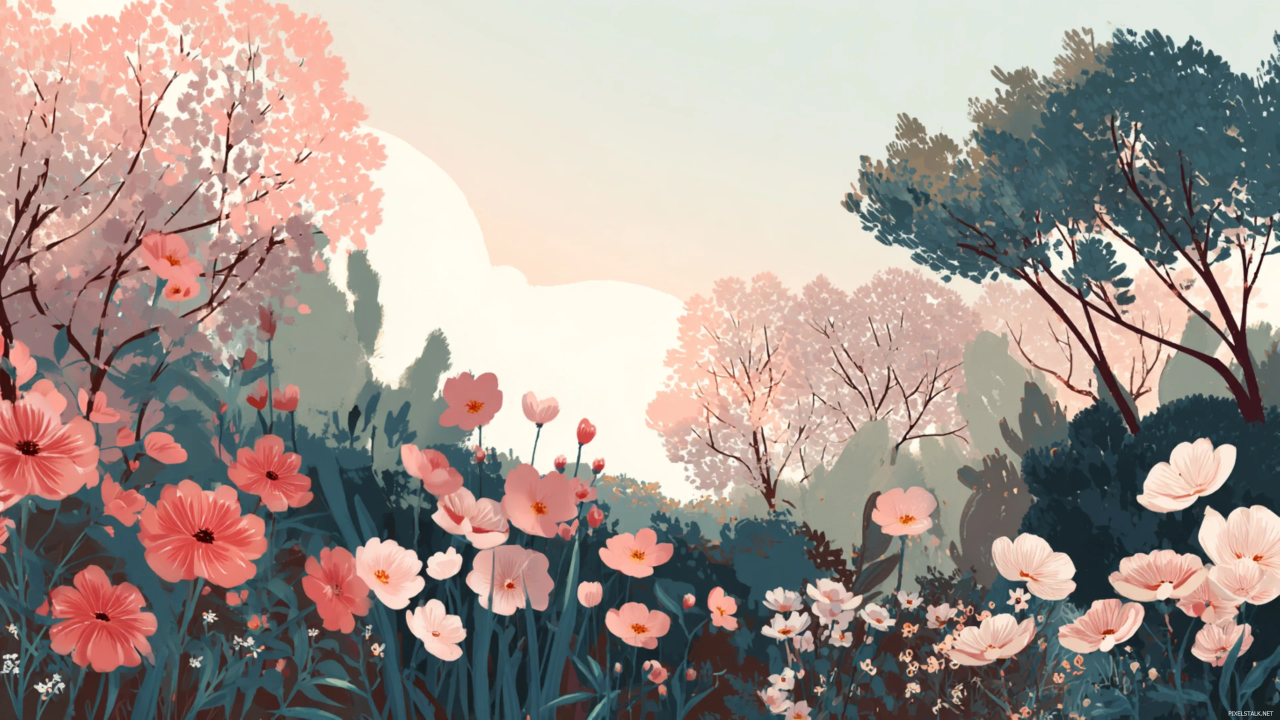
#> input picture A-peaceful-garden-scene-with-blooming-flowers-and-soft-tones-creating-a-soothing-atmosphere.webp, 3840 x 2160 px (shown at 1/3 size)
$ python build_icons.py ../A-peaceful-garden-scene-with-blooming-flowers-and-soft-tones-creating-a-soothing-atmosphere.webp
#> lines starting #> are read from the running program, lines starting #| are printed output that depends on the picture
#!/usr/bin/env python3
"""Build Exegetica's browser and home-screen icons from one square source image.

Writes webapp/static/icons/: favicon.ico (16, 32 and 48 px), favicon-16/32/48.png, apple-touch-icon.png
(180 px, for iPhone and iPad home screens), and icon-192.png and icon-512.png (for the web app manifest
that Android home screens read). The source is kept at assets/brand/favicon-source.jpg.

    .venv/Scripts/python.exe scripts/build_icons.py [source image]

After a new source, bump ICON_VERSION in the pages' icon links so browsers drop the cached icon.
"""
from __future__ import annotations

import sys
from pathlib import Path

from PIL import Image

ROOT = Path(__file__).resolve().parent.parent
SOURCE = ROOT / "assets" / "brand" / "favicon-source.jpg"
OUT = ROOT / "webapp" / "static" / "icons"
PNGS = {"favicon-16.png": 16, "favicon-32.png": 32, "favicon-48.png": 48,
        "apple-touch-icon.png": 180, "icon-192.png": 192, "icon-512.png": 512}


def main() -> int:
    src = Path(sys.argv[1]) if len(sys.argv) > 1 else SOURCE
    im = Image.open(src).convert("RGB")   # opaque: iOS shows transparency as black
#> im is the input picture: PIL image 3840x2160 RGB; mean R, G, B 163.2, 150.4, 143.7
    if im.width != im.height:
        side = min(im.size)
#> side = 2160
        im = im.crop(((im.width - side) // 2, (im.height - side) // 2,
                      (im.width + side) // 2, (im.height + side) // 2))
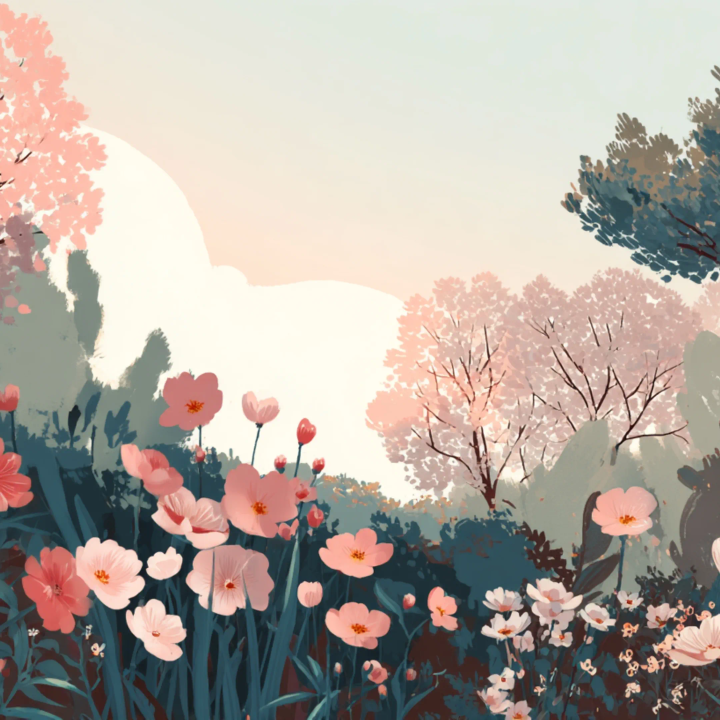
#> im: PIL image 2160x2160 RGB (shown at 1/3 size); mean R, G, B 179.9, 170.5, 161.8
    OUT.mkdir(parents=True, exist_ok=True)
    for name, size in PNGS.items():
        im.resize((size, size), Image.LANCZOS).save(OUT / name, optimize=True)
#> this loop made 6 passes
#> pass 1, in main, `im.resize((size, size), Image.LANCZOS).save(OUT / name, optimize=True)`:
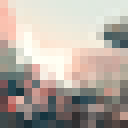
#> saved as favicon-16.png: PIL image 16x16 RGB (shown 8 times larger); mean R, G, B 179.9, 170.5, 161.8
#> pass 2, in main, `im.resize((size, size), Image.LANCZOS).save(OUT / name, optimize=True)`:
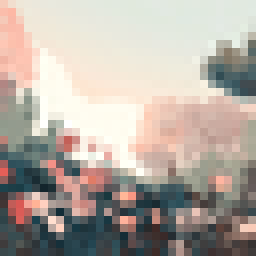
#> saved as favicon-32.png: PIL image 32x32 RGB (shown 8 times larger); mean R, G, B 179.7, 170.4, 161.7
    im.resize((256, 256), Image.LANCZOS).save(OUT / "favicon.ico", sizes=[(16, 16), (32, 32), (48, 48)])
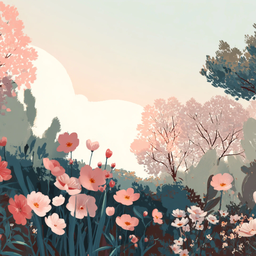
#> saved as favicon.ico: PIL image 256x256 RGB; mean R, G, B 179.9, 170.5, 161.8
    print(f"built {len(PNGS) + 1} icons in {OUT.relative_to(ROOT)} from {src.name}")
    return 0


if __name__ == "__main__":
    sys.exit(main())
#> (the program exits here)
